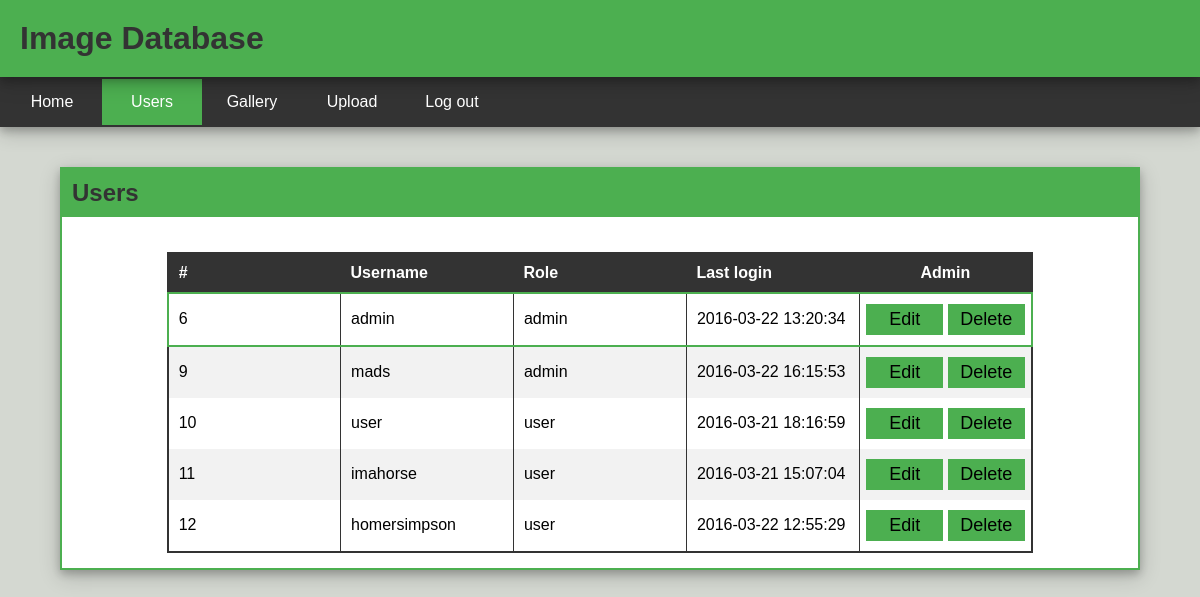
Page /users (signed in) on the committed database.
### tables this page shows
CREATE TABLE IF NOT EXISTS `USERS` (
  `id` int(10) unsigned NOT NULL,
  `username` varchar(100) NOT NULL,
  `password_digest` char(60) NOT NULL,
  `role` varchar(10) NOT NULL DEFAULT 'user',
  `member_since` datetime NOT NULL DEFAULT CURRENT_TIMESTAMP,
  `last_login` datetime DEFAULT NULL
);

### App/Controller/UserController.php (called while the page is built, shortened)
<?php
class UserController {
	private $user = null;
	public function __construct(User $user)
	{
		$this->user = $user;
	}
	public function users() {
		$users = $this->user->all();
		$title = "Users";
		$admin = $this->user->isAdmin($_SESSION["current_user"]);
		require VIEW_DIR . '/pages/users.php';
	}
}

### App/Core/Container.php (called while the page is built, shortened)
<?php
class Container {
	private $arguments = array();
	private $instances = array();
	public function __construct() {
		$this->instances[__CLASS__] = $this;
	}
	public function bindArguments($class, $arguments, $singleton = false) {
		$this->arguments[$class] = $arguments;
	}
	public function get($class) {
		if(isset($this->instances[$class])) {
			$object = $this->instances[$class];
		} else {
			$object = $this->create($class);
		}
		return $object;
	}
	public function call(callable $callable, array $arguments = []) {
		if(is_array($callable)) {
			$method = new ReflectionMethod($callable[0], $callable[1]);
		} else {
			$method = new ReflectionFunction($callable);
		}
		$arguments = $this->resolveParameters($method, $arguments);
		return call_user_func_array($callable, $arguments);
	}
	public function create($class, array $arguments = []) {
		$reflection = new ReflectionClass($class);
		if($method = $reflection->getConstructor()) {
			if(isset($this->arguments[$class])) {
				$arguments = array_merge($this->arguments[$class], $arguments);
			}
			if($arguments = $this->resolveParameters($method, $arguments)) {
				return $reflection->newInstanceArgs($arguments);
			}
		}
		return new $class();
	}
	private function resolveParameters(ReflectionFunctionAbstract $method, array $provided = []) {
		$arguments = [];
		$i = 0;
		foreach ($method->getParameters() as $parameter) {
			if(isset($provided[$parameter->name])) {
				$arguments[] = $provided[$parameter->name];
			} elseif (isset($provided[$i])) {
				$arguments[] = $provided[$i];
				$i++;
			} elseif($type = $parameter->getClass()) {
				$arguments[] = $this->get($type->name);
			} elseif ($parameter->isDefaultValueAvailable()) {
				$arguments[] = $parameter->getDefaultValue();
			} elseif ($parameter->isOptional()) {
				break;
			} else {
				throw new RuntimeException('Unable to resolve parameter "$' . $parameter->name . '" of ' . (string)$method);
			}
		}
		return $arguments;
	}
}

### public/index.php (called while the page is built, shortened)
<?php
$dbh = new PDO('mysql:host=127.0.0.1;dbname=' . $db_name, $db_user, $db_pass);
$dbh->setAttribute( PDO::ATTR_ERRMODE, PDO::ERRMODE_EXCEPTION );
$container = new Container();
$container->bindArguments('App\\Model\\User', 	['dbh' => $dbh]);
$container->bindArguments('App\\Model\\Image', 	['dbh' => $dbh]);
$router = new Router();
$router->addRoute('GET', '/',		  ['App\\Controller\\SessionController',  "redirect"	]);
$router->addRoute('GET', '/log_in',	  ['App\\Controller\\SessionController',  "newSession"	]);
$router->addRoute('GET', '/log_out',  ['App\\Controller\\SessionController',  "destroy"		]);
$router->addRoute('GET', '/sign_up',  ['App\\Controller\\UserController', 	  "signUp"		]);
$router->addRoute('GET', '/users' ,	  ['App\\Controller\\UserController',	  "users"		]);
$router->addRoute('GET', '/upload',	  ['App\\Controller\\ImageController',	  "upload"		]);
$router->addRoute('GET', '/gallery',  ['App\\Controller\\ImageController',	  "show"		]);
$router->addRoute('POST', '/log_in',  ['App\\Controller\\SessionController',  "create"		]);
$router->addRoute('POST', '/sign_up', ['App\\Controller\\UserController', 	  "create"		]);
$router->addRoute('POST',  '/upload', ['App\\Controller\\ImageController',	  "save"		]);
$uri = rawurldecode(parse_url($_SERVER['REQUEST_URI'], PHP_URL_PATH));
$route = $router->match($_SERVER['REQUEST_METHOD'], $uri);
$controller = $container->create($route['handle'][0]);
$container->call([$controller, $route['handle'][1]], $route['arguments']);

### App/Model/User.php (called while the page is built, shortened)
<?php
class User {
	private $dbh = null;
	public function __construct($dbh){
		$this->dbh = $dbh;
	}
	public function isAdmin($userId) {
		try {
			$sth = $this->dbh->prepare('SELECT role FROM USERS WHERE id = :id');
			$sth->bindParam(':id', $userId);
			$sth->execute();
			$result = $sth->fetch(PDO::FETCH_ASSOC);
			$role = $result["role"];
		} catch (PDOException $e) {
			print "Error!: " . $e->getMessage() . "<br/>";
			die();
		}
		return ($role === "admin");
	}
	public function all() {
		$sth = $this->dbh->prepare("SELECT * FROM USERS");
		$sth->execute();
		$result = $sth->fetchAll();
		return $result;
	}
}

### views/pages/users.php (the view, shortened to what this page needs)
<?php
require '../views/header.php';
?>
<div class="container container-main row">
	<div class="container-header">
		<h2>Users</h2>
	</div>
	<div class="col-1"></div>
	<div class="col-10">
		<table class="table-list">
			<thead>
				<tr>
					<th>#</th>
					<th>Username</th>
					<th>Role</th>
					<th>Last login</th>
					<?php
					if($admin) {
						echo '<th class="admin-column">Admin</th>';
					}
					?>
				</tr>
			</thead>
			<tbody>
				<?php
				foreach ($users as $user) {
					if($user["id"] === $_SESSION["current_user"]) {
						echo '<tr class="active-user">';
					} else {
						echo '<tr>';
					}
					echo '<td>' . $user["id"] . '</td>';
					echo '<td>' . $user["username"] . '</td>';
					echo '<td>' . $user["role"] . '</td>';
					echo '<td>' . $user["last_login"] . '</td>';
					if($admin) {
						echo '<td class="admin-column">
						<a href="#openModal" class="button">Edit</a>
						<a href="#openModal" class="button">Delete</a>
						</td>';
					}
					echo '</tr>';
				}
				?>
			</tbody>
		</table>
	</div>
</div>
<?php
require '../views/footer.php';
?>

### views/header.php (shortened to what this page needs)
<!DOCTYPE html>
<head>
	<link rel="stylesheet" type="text/css" href="assets/stylesheets/main.css">
</head>
<body>
	<button class="page-header" onclick="location.href='/'">
		Image Database
	</button>
	<?php
	if(isset($_SESSION["logged_in"]) && $_SESSION["logged_in"]) {
		?>
		<div id="sticky" class="nav-header">
			<ul>
				<li <?php if (isset($title) && $title === "Home") { echo 'class="active"'; } ?> ><a href="/">Home</a></li>
				<li <?php if (isset($title) && $title === "Users") { echo 'class="active"'; } ?>><a href="users">Users</a></li>
				<li <?php if (isset($title) && $title === "Gallery") { echo 'class="active"'; } ?>><a href="gallery">Gallery</a></li>
				<li <?php if (isset($title) && $title === "Upload") { echo 'class="active"'; } ?>><a href="upload">Upload</a></li>
				<li><a href="log_out">Log out</a></li>
			</ul>
		</div>
		<?php
	}
	?>

### public/assets/stylesheets/main.css (style rules this page uses)
html, body { margin:0; padding:0; }
body { background-color: #D4D8D1; }
* { font-family: Helvetica; box-sizing: border-box; }
.page-header { color: #333; font-size: 32px; font-weight: bold; text-align: left; margin: 0px; padding: 20px; background-color: #4CAF50; box-shadow: 0 4px 8px 0 rgba(0, 0, 0, 0.2), 0 6px 20px 0 rgba(0, 0, 0, 0.2); }
.nav-header ul { border: 2px solid #333; list-style-type: none; margin: 0; padding: 0; overflow: hidden; background: #333; box-shadow: 0 4px 8px 0 rgba(0, 0, 0, 0.2), 0 6px 20px 0 rgba(0, 0, 0, 0.2); }
.nav-header li { min-width: 100px; float: left; }
.nav-header li a { display: block; color: white; text-align: center; padding: 14px 16px; text-decoration: none; }
.active { background-color: #4CAF50; }
button { background-color: #4CAF50; border: none; color: #333; width: 100%; padding: 10px; margin: 10px 0px; cursor: pointer; font-size:24px; }
.button { background-color: #4CAF50; border: none; color: #333; width: 100%; padding: 10px; margin: 10px 0px; cursor: pointer; font-size:24px; }
table { width: 100%; table-layout: fixed; margin: 0 auto; border-collapse: collapse; }
th { height: 30px; background-color: #333; color: white; }
th, td { padding: 10px; text-align: left; }
.admin-column { table-layout: fixed; text-align: center; padding-right: 0px; padding-left: 0px; }
.admin-column a { font-size: 18px; width: 45%; padding: 5px; margin: 0px; display: inline-block; -webkit-appearance: button; -moz-appearance: button; appearance: button; text-decoration: none; color: initial; }
.active-user { border: 2px solid #4CAF50; }
.table-list tr:nth-child(even) { background-color: #f2f2f2; }
.table-list { border: 2px solid #333; }
.table-list td { border-left: 1px solid #333; }
.container { border: 2px solid #4CAF50; background-color: white; margin: 0 auto; margin-top: 40px; margin-bottom: 40px; box-shadow: 0 4px 8px 0 rgba(0, 0, 0, 0.2), 0 6px 20px 0 rgba(0, 0, 0, 0.2); }
.container-main { width: 90%; }
.container-header { background-color: #4CAF50; }
.container-header h1, h2, h3 { color: #333; margin-top: 0px; text-align: left; padding: 10px; }
.col-1 { width: 8.33%; }
.col-10 { width: 83.33%; }
[class*="col-"] { float: left; padding: 15px; }
.row:after { content: ""; clear: both; display: block; }

### rows in the picture
users: id "6", username "admin", role "admin", last_login "2016-03-22 13:20:34", shows "Edit"
users: id "9", username "mads", role "admin", last_login "2016-03-22 16:15:53"
users: id "10", username "user", role "user", last_login "2016-03-21 18:16:59"
users: id "11", username "imahorse", role "user", last_login "2016-03-21 15:07:04"
users: id "12", username "homersimpson", role "user", last_login "2016-03-22 12:55:29"
